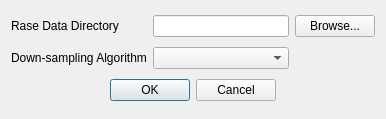
<?xml version="1.0" encoding="UTF-8"?>
<ui version="4.0">
 <class>Dialog</class>
 <widget class="QDialog" name="Dialog">
  <property name="geometry">
   <rect>
    <x>0</x>
    <y>0</y>
    <width>386</width>
    <height>119</height>
   </rect>
  </property>
  <property name="windowTitle">
   <string>Rase Preferences</string>
  </property>
  <layout class="QGridLayout" name="gridLayout">
   <item row="0" column="0">
    <widget class="QLabel" name="label">
     <property name="text">
      <string>Rase Data Directory</string>
     </property>
    </widget>
   </item>
   <item row="0" column="1">
    <widget class="QLineEdit" name="txtDataDir"/>
   </item>
   <item row="0" column="2">
    <widget class="QPushButton" name="btnBrowseDataDir">
     <property name="text">
      <string>Browse...</string>
     </property>
    </widget>
   </item>
   <item row="1" column="0">
    <widget class="QLabel" name="samplingAlgoLabel">
     <property name="text">
      <string>Down-sampling Algorithm</string>
     </property>
    </widget>
   </item>
   <item row="1" column="1">
    <widget class="QComboBox" name="downSapmplingAlgoComboBox"/>
   </item>
   <item row="2" column="0" colspan="3" alignment="Qt::AlignHCenter">
    <widget class="QDialogButtonBox" name="buttonBox">
     <property name="standardButtons">
      <set>QDialogButtonBox::Cancel|QDialogButtonBox::Ok</set>
     </property>
    </widget>
   </item>
  </layout>
 </widget>
 <resources/>
 <connections>
  <connection>
   <sender>buttonBox</sender>
   <signal>accepted()</signal>
   <receiver>Dialog</receiver>
   <slot>accept()</slot>
   <hints>
    <hint type="sourcelabel">
     <x>342</x>
     <y>284</y>
    </hint>
    <hint type="destinationlabel">
     <x>342</x>
     <y>152</y>
    </hint>
   </hints>
  </connection>
  <connection>
   <sender>buttonBox</sender>
   <signal>rejected()</signal>
   <receiver>Dialog</receiver>
   <slot>reject()</slot>
   <hints>
    <hint type="sourcelabel">
     <x>342</x>
     <y>284</y>
    </hint>
    <hint type="destinationlabel">
     <x>342</x>
     <y>152</y>
    </hint>
   </hints>
  </connection>
 </connections>
</ui>
